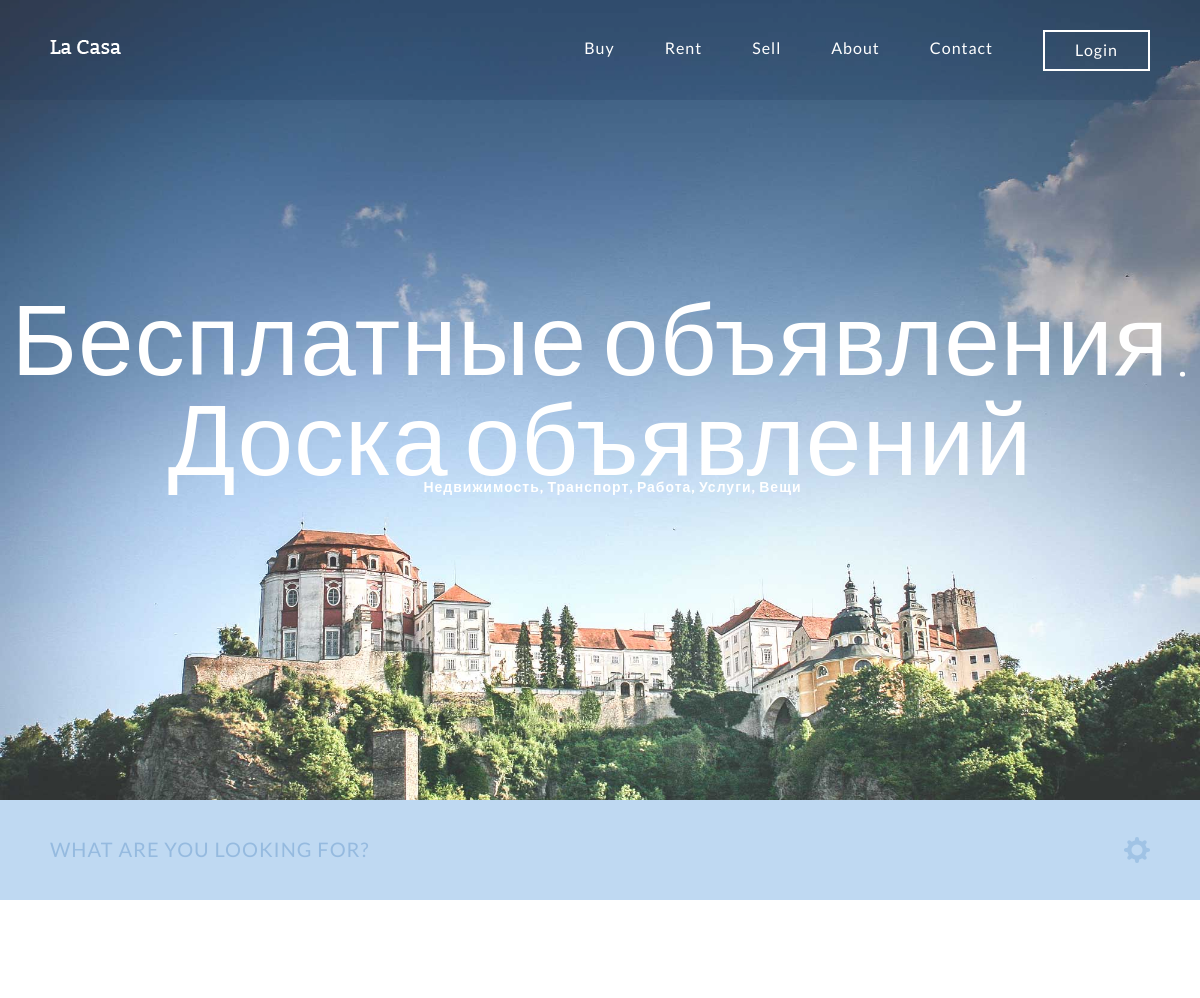
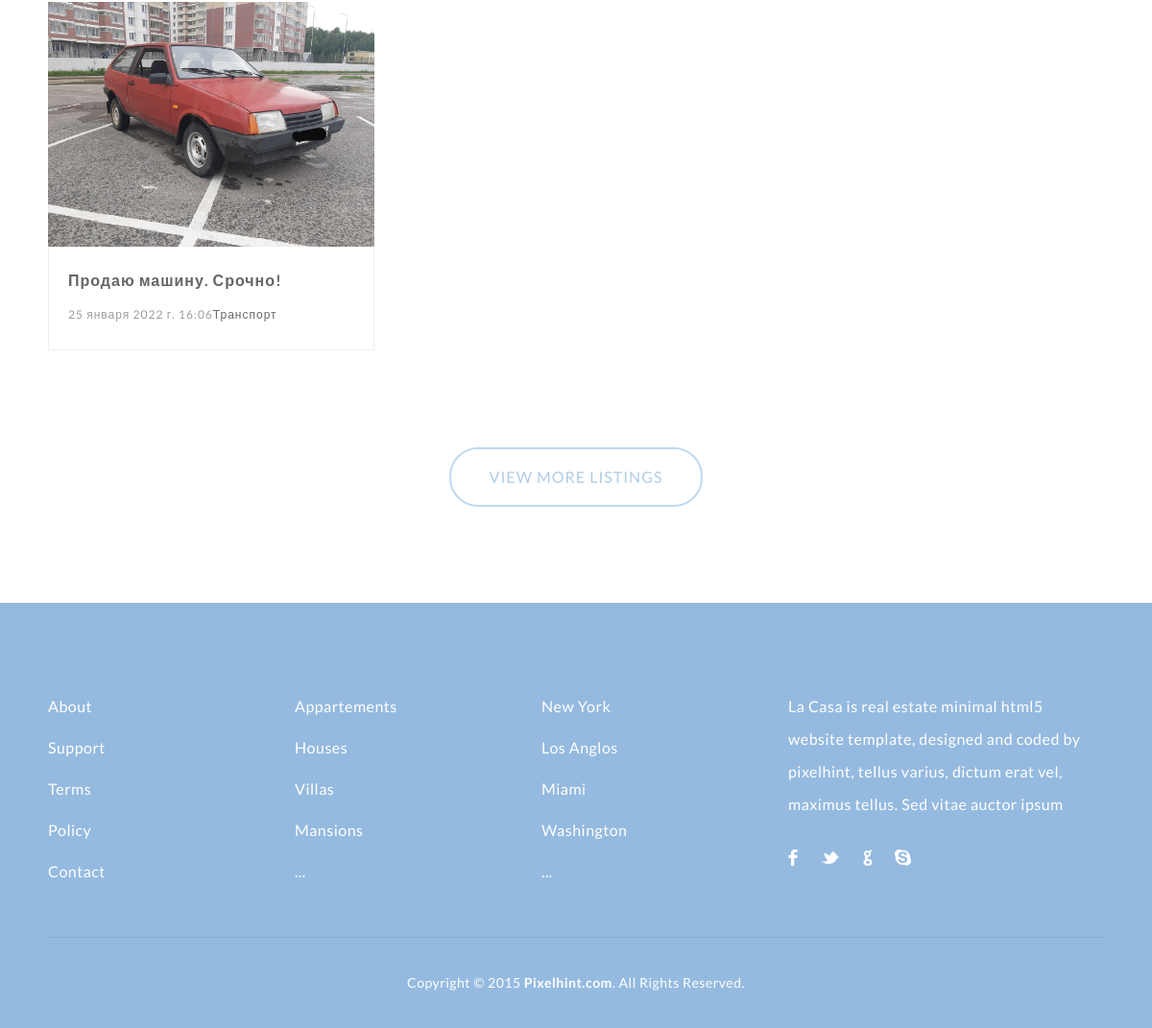
The page / on the database its author committed (2 pictures, top to bottom).
### Bulletin/models.py (models this page shows, shortened)
class Post(models.Model):
    author = models.ForeignKey(User, on_delete=CASCADE)
    title = models.TextField(max_length=100, blank=False)
    description = models.TextField('Описание', max_length=1000, blank=False)
    image = models.ImageField(upload_to='posts/')
    date_pub = models.DateTimeField(default=timezone.now)
    date_edit = models.DateTimeField(default=timezone.now)
    category = models.ForeignKey(Category, verbose_name='Категория', blank=False, on_delete=models.SET_NULL, null=True)
    likes = models.ManyToManyField(User, blank=True, related_name='users_likes_it')
    contact = models.CharField(max_length=15)
    class Meta:
        verbose_name = 'Объявление'
        verbose_name_plural = 'Объявления'

class Category(models.Model):
    name = models.CharField('Категория', max_length=100)
    description = models.TextField('Описание')
    url = models.SlugField(max_length=100, unique=True)
    def __str__(self):
        return f'{self.name}'
    class Meta:
        verbose_name = 'Категория'
        verbose_name_plural = 'Категории'

### Bulletin/views.py (the view)
# urls.py: path('', views.IndexView.as_view(), name='index'),
class IndexView(ListView):
    model = Post
    template_name = 'BulletinBoard/index.html'
    context_object_name = 'post_list'
    def get_queryset(self):
        return self.model.objects.filter(date_pub__lte=timezone.now()).order_by('-date_pub')[:16]

### templates/BulletinBoard/index.html (shortened to what this page needs)
{% load static %}
<!DOCTYPE html>
<html lang="en">
<head>
	<link rel="stylesheet" type="text/css" href="{% static 'css/reset.css' %}" media="all">
	<link rel="stylesheet" type="text/css" href="{% static 'css/responsive.css' %}" media="all">
</head>
<body>
	<section class="hero">
		<header>
			<div class="wrapper">
				<a href="{% url 'index' %}"><img src="{% static 'img/logo.png' %}" class="logo" alt="" titl=""/></a>
				<nav>
					<ul>
						<li><a href="#">Buy</a></li>
						<li><a href="#">Rent</a></li>
						<li><a href="#">Sell</a></li>
						<li><a href="#">About</a></li>
						<li><a href="#">Contact</a></li>
					</ul>
					<a href="#" class="login_btn">Login</a>
				</nav>
			</div>
		</header>
			<section class="caption">
				<h2 class="caption">Бесплатные объявления. Доска объявлений</h2>
				<h3 class="properties">Недвижимость, Транспорт, Работа, Услуги, Вещи</h3>
			</section>
	</section>
	<section class="search">
		<div class="wrapper">
			<form action="#" method="post">
				<input type="text" id="search" name="search" placeholder="What are you looking for?"  autocomplete="off"/>
			</form>
			<a href="#" class="advanced_search_icon" id="advanced_search_btn"></a>
		</div>
	</section>
	<section class="listings">
		<div class="wrapper">
			{% for posts in post_list %}
			<ul class="properties_list">
				<li>
					<a href="post/{{ posts.id }}">
						<img src="{{ posts.image.url }}" alt="" title="" class="property_img"/>
					</a>
					<div class="property_details">
						<h1>
							<a href="post/{{ posts.id }}">{{ posts.title }}</a>
						</h1>
						<h2>{{ posts.date_pub }}<span class="property_size">{{ posts.category }}</span></h2>
					</div>
				</li>
			</ul>
			{% endfor %}
			<div class="more_listing">
				<a href="#" class="more_listing_btn">View More Listings</a>
			</div>
		</div>
	</section>
	<footer>
		<div class="wrapper footer">
			<ul>
				<li class="links">
					<ul>
						<li><a href="#">About</a></li>
						<li><a href="#">Support</a></li>
						<li><a href="#">Terms</a></li>
						<li><a href="#">Policy</a></li>
						<li><a href="#">Contact</a></li>
					</ul>
				</li>
				<li class="links">
					<ul>
						<li><a href="#">Appartements</a></li>
						<li><a href="#">Houses</a></li>
						<li><a href="#">Villas</a></li>
						<li><a href="#">Mansions</a></li>
						<li><a href="#">...</a></li>
					</ul>
				</li>
				<li class="links">
					<ul>
						<li><a href="#">New York</a></li>
						<li><a href="#">Los Anglos</a></li>
						<li><a href="#">Miami</a></li>
						<li><a href="#">Washington</a></li>
						<li><a href="#">...</a></li>
					</ul>
				</li>
				<li class="about">
					<p>La Casa is real estate minimal html5 website template, designed and coded by pixelhint, tellus varius, dictum erat vel, maximus tellus. Sed vitae auctor ipsum</p>
					<ul>
						<li><a href="http://facebook.com/pixelhint" class="facebook" target="_blank"></a></li>
						<li><a href="http://twitter.com/pixelhint" class="twitter" target="_blank"></a></li>
						<li><a href="http://plus.google.com/+Pixelhint" class="google" target="_blank"></a></li>
						<li><a href="#" class="skype"></a></li>
					</ul>
				</li>
			</ul>
		</div>
		<div class="copyrights wrapper">
			Copyright © 2015 <a href="http://pixelhint.com" target="_blank" class="ph_link" title="Download more free Templates">Pixelhint.com</a>. All Rights Reserved.
		</div>
	</footer>
</body>
</html>

### rows shown on the page
Post: image (picture), title "Продаю машину. Срочно!", date_pub "25 января 2022 г. 16:06", category "Транспорт"
